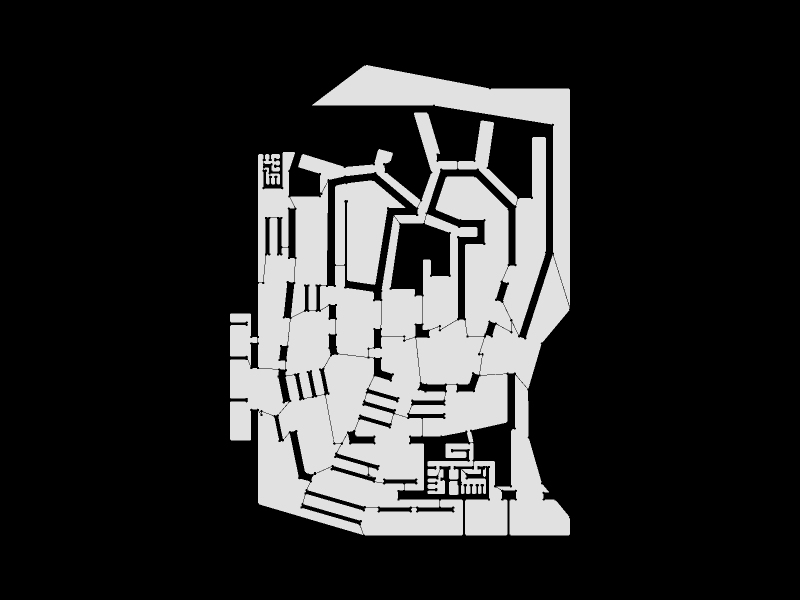

The notebook cell this image was saved under:
### Markdown cell above
Show the result

### Code cell
Topology.Show(new_shell,
              faceOpacity=0.9,
              showEdges=True,
              showVertices=True,
              camera=[0,0,6],
              backgroundColor="black",
              width=800,
              height=600,
              renderer=renderer)

### Figure 1 — Plotly figure (JSON) as saved in the notebook; plotly's stock layout.template omitted (floating-point values rounded to 4 significant figures; data arrays with more than 128 entries replaced by an {"elided": "..."} marker saying what was removed)
{"data": [{"customdata": {"elided": "484 str values"}, "hoverinfo": "text", "hovertemplate": {"elided": "484 str values"}, "hovertext": {"elided": "484 str values"}, "legendgroup": "1", "legendrank": 1, "marker": {"color": {"elided": "484 str values"}, "line": {"width": 0}, "opacity": 1, "size": {"elided": "484 float values"}, "sizemode": "diameter", "symbol": "circle"}, "mode": "markers", "name": "1: Untitled (Vertices)", "showlegend": false, "text": {"elided": "484 str values"}, "type": "scatter3d", "x": {"elided": "484 float values"}, "y": {"elided": "484 float values"}, "z": {"elided": "484 int values"}}, {"hoverinfo": "text", "legendgroup": "2", "legendrank": 2, "line": {"color": "black", "dash": "solid", "width": 1}, "marker": {"size": 0}, "mode": "lines", "name": "1: Untitled (Edges)", "showlegend": false, "text": "", "type": "scatter3d", "x": {"elided": "1671 float values"}, "y": {"elided": "1671 float values"}, "z": {"elided": "1671 int values"}}, {"cmax": 1, "cmin": 0, "color": "#FAFAFA", "colorscale": [[0, "#440154"], [0.1111, "#482878"], [0.2222, "#3e4989"], [0.3333, "#31688e"], [0.4444, "#26828e"], [0.5556, "#1f9e89"], [0.6667, "#35b779"], [0.7778, "#6ece58"], [0.8889, "#b5de2b"], [1, "#fde725"]], "flatshading": true, "hoverinfo": "text", "hovertext": "", "i": {"elided": "586 int values"}, "j": {"elided": "586 int values"}, "k": {"elided": "586 int values"}, "legendgroup": "3", "legendrank": 3, "lighting": {"facenormalsepsilon": 0}, "name": "1: Untitled (Faces)", "opacity": 0.9, "showlegend": false, "showscale": false, "text": "", "type": "mesh3d", "x": {"elided": "484 float values"}, "y": {"elided": "484 float values"}, "z": {"elided": "484 int values"}}], "layout": {"autosize": true, "height": 600, "margin": {"b": 40, "l": 40, "r": 40, "t": 40}, "paper_bgcolor": "#000000", "plot_bgcolor": "#000000", "scene": {"aspectmode": "data", "camera": {"center": {"x": 0, "y": 0, "z": 0}, "eye": {"x": 0, "y": 0, "z": 6}, "projection": {"type": "perspective"}, "up": {"x": 0, "y": 1, "z": 0}}, "xaxis": {"visible": false}, "yaxis": {"visible": false}, "zaxis": {"visible": false}}, "showlegend": true, "width": 800, "xaxis": {"showgrid": false, "visible": false, "zeroline": false}, "yaxis": {"showgrid": false, "visible": false, "zeroline": false}}}
